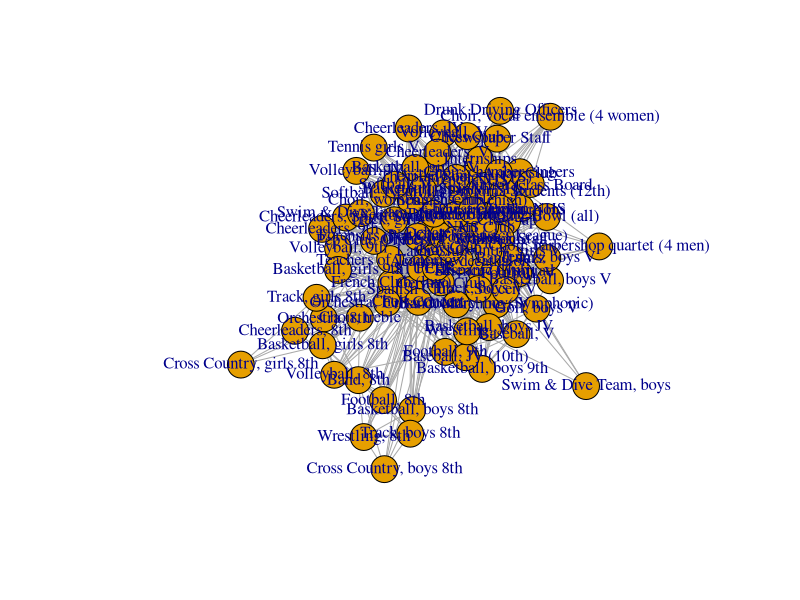
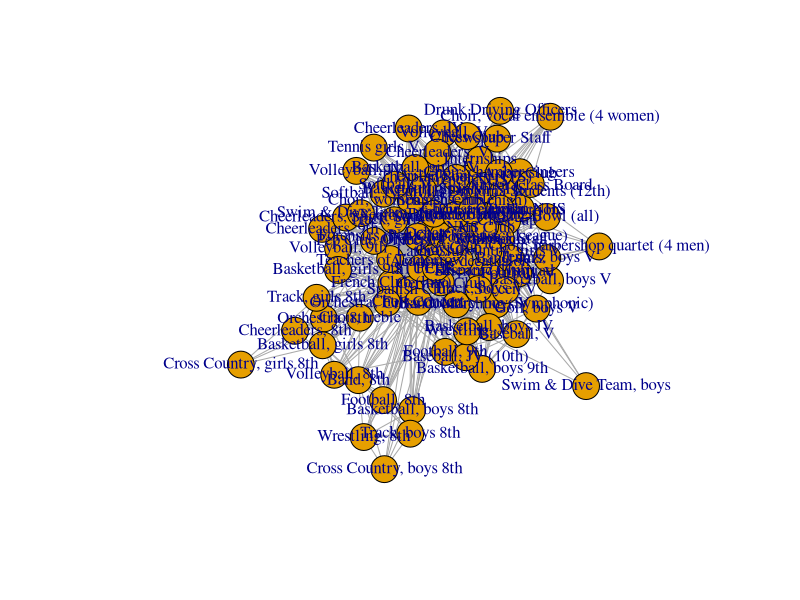
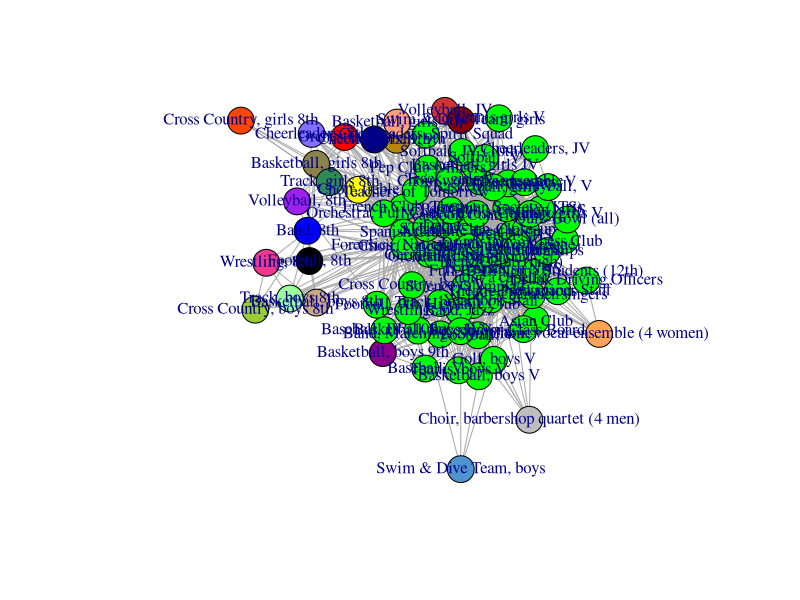
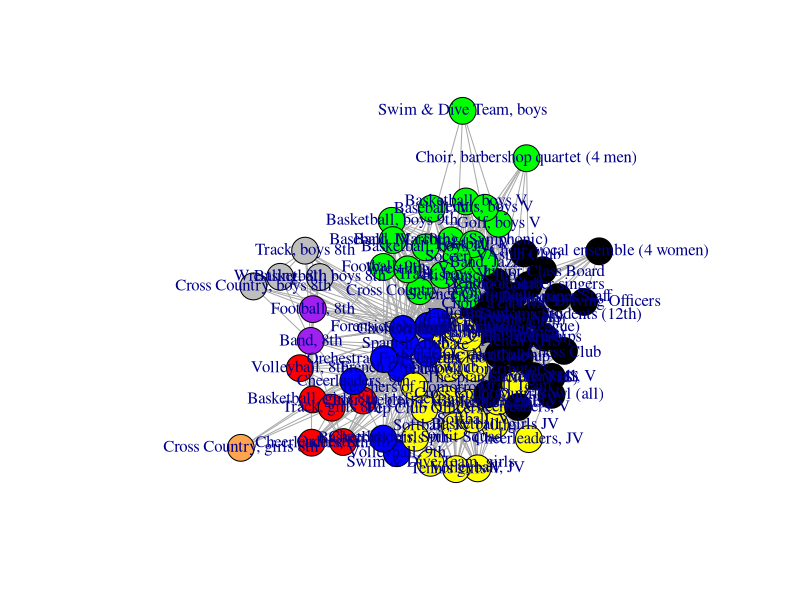

Write R code to recreate these figures, in order.
library(igraph)

setwd("C:\\Users\\USER\\Dropbox\\Raz&Livnat\\lastYear\\b\\ofrit\\ass3")
ga.data <- read.csv('GraphData.csv', header=TRUE)

g <- graph.data.frame(ga.data, directed=FALSE)
summary(g)
g$layout <- layout.fruchterman.reingold(g)
# Remove self-loops is exist
g <- simplify(g)
# Set seed (for layout)
set.seed(100)
plot(g)

degree(g)
closeness(g)
max(closeness(g))
betweenness(g)
max(betweenness(g))
vec<-graph.eigen(g)$vectors
max(vec)
plot(g)

#__________________community detection___________________
g2<-g
gn<-edge.betweenness.community(g)
V(g)$membership <- gn$membership
V(g)$membership
max(V(g)$membership)
gn$modularity
modularity(gn)

# color communities
V(g) [ membership == 1 ]$color <- "green"
V(g) [ membership == 2 ]$color <- "blue"
V(g) [ membership == 3 ]$color <- "red"
V(g) [ membership == 4 ]$color <- "yellow"
V(g) [ membership == 5 ]$color <- "gray"
V(g) [ membership == 6 ]$color <- "black"
V(g) [ membership == 7 ]$color <- "purple"
V(g) [ membership == 8 ]$color <- "darkgoldenrod"
V(g) [ membership == 9 ]$color <- "brown3"
V(g) [ membership == 10 ]$color <- "burlywood3"
V(g) [ membership == 11 ]$color <- "darkmagenta"
V(g) [ membership == 12 ]$color <- "lightgoldenrod4"
V(g) [ membership == 13 ]$color <- "lightsalmon1"
V(g) [ membership == 14 ]$color <- "lightslateblue"
V(g) [ membership == 15 ]$color <- "navy"
V(g) [ membership == 16 ]$color <- "olivedrab3"
V(g) [ membership == 17 ]$color <- "orangered1"
V(g) [ membership == 18 ]$color <- "palegreen1"
V(g) [ membership == 19 ]$color <- "red4"
V(g) [ membership == 20 ]$color <- "seagreen"
V(g) [ membership == 21 ]$color <- "tan1"
V(g) [ membership == 22 ]$color <- "steelblue3"
V(g) [ membership == 23 ]$color <- "violetred2"
#table(clusters(g)$csize)
plot(g, layout=layout.fruchterman.reingold)

w<-walktrap.community(g2)
V(g2)$membership <- w$membership
V(g2)$membership
max(V(g2)$membership)
w$modularity
modularity(w)

# color communities
V(g2) [ membership == 1 ]$color <- "green"
V(g2) [ membership == 2 ]$color <- "blue"
V(g2) [ membership == 3 ]$color <- "red"
V(g2) [ membership == 4 ]$color <- "yellow"
V(g2) [ membership == 5 ]$color <- "gray"
V(g2) [ membership == 6 ]$color <- "black"
V(g2) [ membership == 7 ]$color <- "purple"
V(g2) [ membership == 8 ]$color <- "tan1"
#V(g)$size <- 6
#table(clusters(g)$csize)
plot(g2, layout=layout.fruchterman.reingold)
